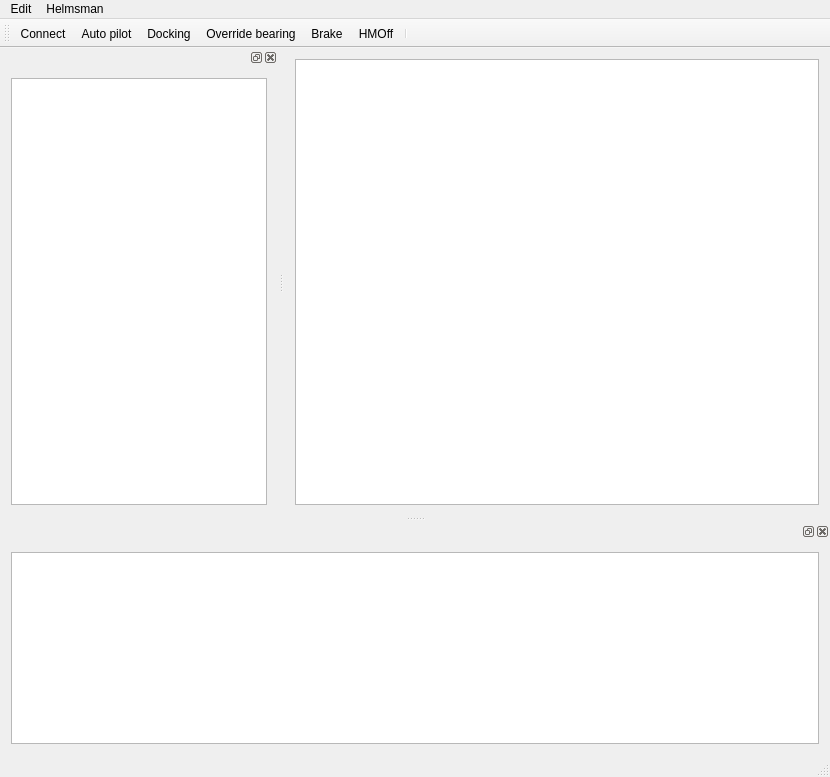
<?xml version="1.0" encoding="UTF-8"?>
<ui version="4.0">
 <class>MainWindow</class>
 <widget class="QMainWindow" name="MainWindow">
  <property name="geometry">
   <rect>
    <x>0</x>
    <y>0</y>
    <width>830</width>
    <height>777</height>
   </rect>
  </property>
  <property name="windowTitle">
   <string>MainWindow</string>
  </property>
  <widget class="QWidget" name="centralWidget">
   <layout class="QHBoxLayout" name="horizontalLayout_6">
    <item>
     <widget class="QGraphicsView" name="graphicsView">
      <property name="toolTip">
       <string>SPACE: BrakeController
H J K L: Override skipper bearing
Z X C: Manual Rudder (Idle)
A S D: Manual Sail (Idle)
Auto: fully automatic
Dock: sail and rudders straight
1 - 6 : meteo</string>
      </property>
     </widget>
    </item>
   </layout>
  </widget>
  <widget class="QMenuBar" name="menuBar">
   <property name="geometry">
    <rect>
     <x>0</x>
     <y>0</y>
     <width>830</width>
     <height>22</height>
    </rect>
   </property>
   <widget class="QMenu" name="menuFile">
    <property name="title">
     <string>Edit</string>
    </property>
    <addaction name="actionConfig"/>
    <addaction name="actionConnect"/>
   </widget>
   <widget class="QMenu" name="menuHelmsman">
    <property name="title">
     <string>Helmsman</string>
    </property>
    <addaction name="actionAuto_pilot"/>
    <addaction name="actionBrake"/>
    <addaction name="actionDocking"/>
    <addaction name="actionOverride_bearing"/>
    <addaction name="actionRestart"/>
   </widget>
   <addaction name="menuFile"/>
   <addaction name="menuHelmsman"/>
  </widget>
  <widget class="QToolBar" name="mainToolBar">
   <attribute name="toolBarArea">
    <enum>TopToolBarArea</enum>
   </attribute>
   <attribute name="toolBarBreak">
    <bool>false</bool>
   </attribute>
   <addaction name="actionConnect"/>
   <addaction name="actionAuto_pilot"/>
   <addaction name="actionDocking"/>
   <addaction name="actionOverride_bearing"/>
   <addaction name="actionBrake"/>
   <addaction name="actionIdleHelmsman"/>
   <addaction name="separator"/>
  </widget>
  <widget class="QStatusBar" name="statusBar"/>
  <widget class="QDockWidget" name="dockWidget_5">
   <attribute name="dockWidgetArea">
    <number>8</number>
   </attribute>
   <widget class="QWidget" name="dockWidgetContents_5">
    <layout class="QHBoxLayout" name="horizontalLayout_4">
     <item>
      <widget class="QTextBrowser" name="console">
       <property name="maximumSize">
        <size>
         <width>16777215</width>
         <height>16777215</height>
        </size>
       </property>
      </widget>
     </item>
    </layout>
   </widget>
  </widget>
  <widget class="QDockWidget" name="dockWidget_6">
   <attribute name="dockWidgetArea">
    <number>1</number>
   </attribute>
   <widget class="QWidget" name="dockWidgetContents_6">
    <layout class="QHBoxLayout" name="horizontalLayout_5">
     <item>
      <widget class="QTextBrowser" name="dataview"/>
     </item>
    </layout>
   </widget>
  </widget>
  <action name="actionConfig">
   <property name="text">
    <string>Config</string>
   </property>
  </action>
  <action name="actionConnect">
   <property name="checkable">
    <bool>true</bool>
   </property>
   <property name="icon">
    <iconset resource="icons.qrc">
     <normaloff>:/icons/connect.png</normaloff>:/icons/connect.png</iconset>
   </property>
   <property name="text">
    <string>Connect</string>
   </property>
  </action>
  <action name="actionAuto_pilot">
   <property name="icon">
    <iconset resource="icons.qrc">
     <normaloff>:/icons/auto_pilot.png</normaloff>:/icons/auto_pilot.png</iconset>
   </property>
   <property name="text">
    <string>Auto pilot</string>
   </property>
  </action>
  <action name="actionDocking">
   <property name="icon">
    <iconset resource="icons.qrc">
     <normaloff>:/icons/dock.png</normaloff>:/icons/dock.png</iconset>
   </property>
   <property name="text">
    <string>Docking</string>
   </property>
  </action>
  <action name="actionOverride_bearing">
   <property name="icon">
    <iconset resource="icons.qrc">
     <normaloff>:/icons/override.png</normaloff>:/icons/override.png</iconset>
   </property>
   <property name="text">
    <string>Override bearing</string>
   </property>
  </action>
  <action name="actionRestart">
   <property name="text">
    <string>Restart</string>
   </property>
  </action>
  <action name="actionBrake">
   <property name="icon">
    <iconset resource="icons.qrc">
     <normaloff>:/icons/brake.png</normaloff>:/icons/brake.png</iconset>
   </property>
   <property name="text">
    <string>Brake</string>
   </property>
  </action>
  <action name="actionIdleHelmsman">
   <property name="icon">
    <iconset resource="icons.qrc">
     <normaloff>:/icons/idle.png</normaloff>:/icons/idle.png</iconset>
   </property>
   <property name="text">
    <string>HMOff</string>
   </property>
   <property name="toolTip">
    <string>Helmsmann Off</string>
   </property>
  </action>
 </widget>
 <layoutdefault spacing="6" margin="11"/>
 <resources>
  <include location="icons.qrc"/>
 </resources>
 <connections/>
</ui>
